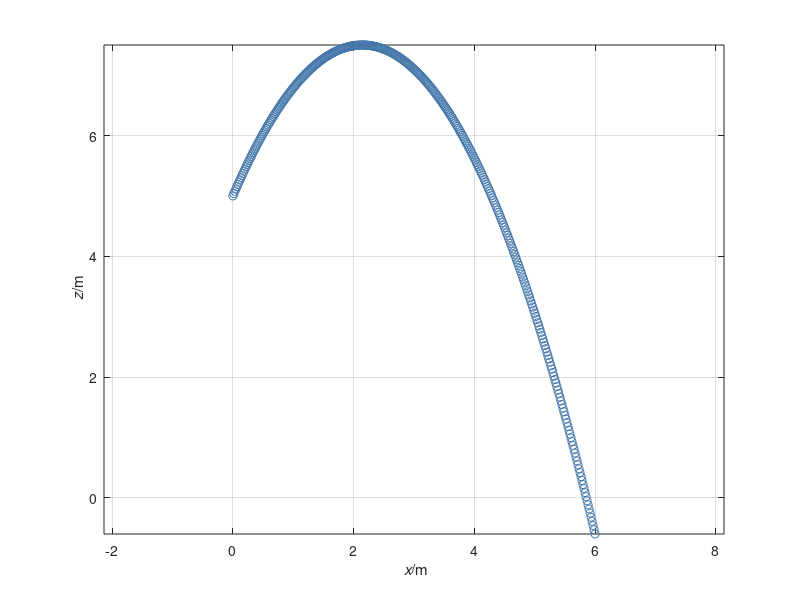

The MATLAB script that drew this image:
%%% Numerical simulation of object motion with gravity
%% Coordinates (t, x, z)

%% Constants
m = 0.06;  % kg: tennis ball's mass-energy
g = 9.8;   % N/kg: gravitational acceleration

%% Initial conditions
t = 0;       % s: initial time
r = [0, 5];  % m: initial position
v = [3, 7];  % m/s: initial velocity
P = m * v;   % N s: initial momentum

%% Boundary conditions
F = [0, 0];           % N: momentum influx
G = -m * g * [0, 1];  % N: momentum supply

%% Time-iteration parameters
t1 = 2;       % s: final time
dt = 0.0001;  % s: time step

%% Plotting
dtplot = t1/360;  % time interval between plots
tplot = dtplot;   % time for next plot
clf
plot(r(1), r(2), 'o', 'color', '#4477AA')
xlabel('{\it x}/m'); ylabel('{\it z}/m')
axis('tight'); axis('equal'); grid on; hold on

%% Numerical time integration
while t < t1

  %% constitutive relations
  v = P / m;

  %% step forward in time with balance laws
  t = t + dt;
  P = P + (F + G) * dt;
  r = r + v * dt;

  %% plot
  if t > tplot
    %% hold off
    plot(r(1), r(2), 'o', 'color', '#4477AA')
    xlabel('{\it x}/m'); ylabel('{\it z}/m')
    axis('tight'); axis('equal'); grid on; hold on
    pause(0)
    tplot = tplot + dtplot;
  end
end
